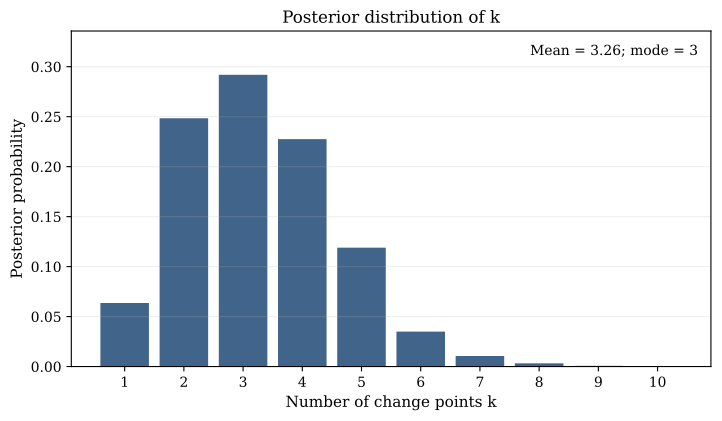

Reproduce this figure in Python.
"""Posterior mass function of k from baseline chain 1."""

import csv
from pathlib import Path
import sys

sys.path.insert(0, str(Path(__file__).resolve().parents[1]))
from common import first_baseline_chain, style  # noqa: E402
import matplotlib.pyplot as plt  # noqa: E402
import numpy as np  # noqa: E402


def main():
    style()
    draws = first_baseline_chain()
    indices, counts = np.unique([draw.state.k for draw in draws], return_counts=True)
    probabilities = counts / counts.sum()
    mean_k = float(np.dot(indices, probabilities))
    mode_k = int(indices[np.argmax(counts)])
    path = Path(__file__)
    with path.with_suffix(".csv").open("w", newline="", encoding="utf-8") as stream:
        writer = csv.writer(stream)
        writer.writerow(("k", "count", "posterior_probability",
                         "posterior_mean_k", "posterior_mode_k"))
        for k, count, probability in zip(indices, counts, probabilities):
            writer.writerow((int(k), int(count), repr(float(probability)),
                             repr(mean_k), mode_k))

    figure, axis = plt.subplots(figsize=(7.3, 4.3))
    axis.bar(indices, probabilities, width=0.82, color="#41658a")
    axis.set(xlabel="Number of change points k", ylabel="Posterior probability",
             title="Posterior distribution of k")
    axis.set_xticks(indices)
    axis.set_ylim(0, max(probabilities) * 1.15)
    axis.text(0.98, 0.96, f"Mean = {mean_k:.2f}; mode = {mode_k}",
              transform=axis.transAxes, ha="right", va="top")
    axis.grid(axis="y", alpha=0.2)
    figure.tight_layout()
    figure.savefig(path.with_suffix(".pdf"))


if __name__ == "__main__":
    main()
